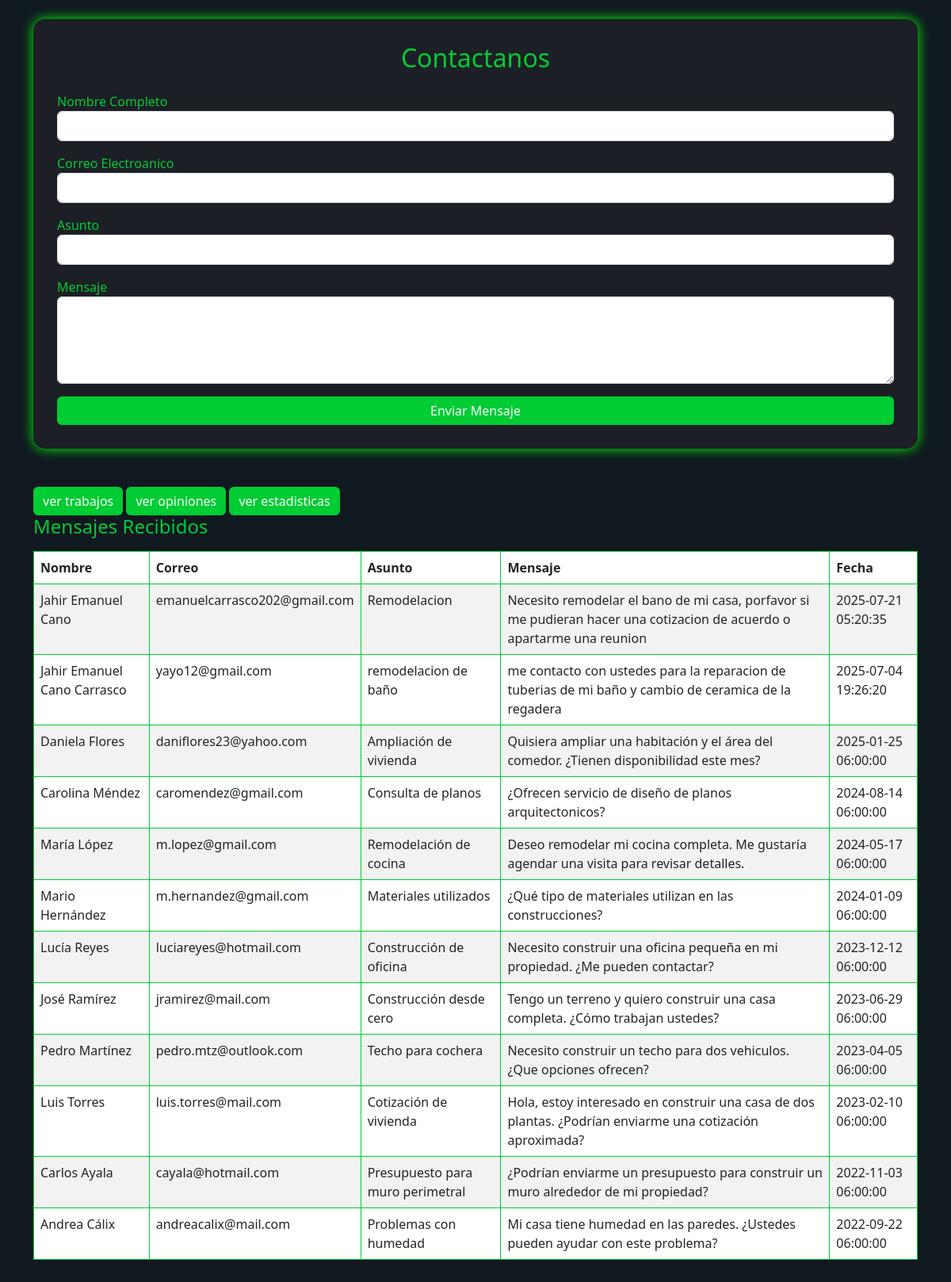
Page /carpetasOarchivosINNECESARIOS/contacto_obsoleto.php on the committed database.
### tables this page shows
CREATE TABLE `contactos` (
  `id` int(11) NOT NULL,
  `nombre` varchar(100) DEFAULT NULL,
  `correo` varchar(100) DEFAULT NULL,
  `asunto` varchar(150) DEFAULT NULL,
  `mensaje` text,
  `fecha` timestamp NOT NULL DEFAULT CURRENT_TIMESTAMP
);

### carpetasOarchivosINNECESARIOS/contacto_obsoleto.php (the view, shortened to what this page needs)
<?php
include("conexion.php");
$mensajes = $conexion->query("SELECT * FROM contactos ORDER BY fecha DESC");
?>
<!DOCTYPE html>
<html lang="es">
<head>
    <link href="https://cdn.jsdelivr.net/npm/bootstrap@5.3.0/dist/css/bootstrap.min.css" rel="stylesheet">
</head>
<body class="p-4">
    <div class="container">
        <div class="formulario mb-5">
            <h2 class="mb-4 text-center">Contactanos</h2>
            <form method="POST">
                <div class="mb-3">
                    <label>Nombre Completo</label>
                    <input type="text" name="nombre" class="form-control" required>
                </div>
                <div class="mb-3">
                    <label>Correo Electroanico</label>
                    <input type="email" name="correo" class="form-control" required>
                </div>
                <div class="mb-3">
                    <label>Asunto</label>
                    <input type="text" name="asunto" class="form-control" required>
                </div>
                <div class="mb-3">
                    <label>Mensaje</label>
                    <textarea name="mensaje" class="form-control" rows="4" required></textarea>
                </div>
                <button class="btn btn-success w-100">Enviar Mensaje</button>
            </form>
        </div>
        <div> <a href="trabajos.php" class="btn btn-success">ver trabajos</a>
            <a href="opiniones.php" class="btn btn-success">ver opiniones</a>
            <a href="Dashboard.html" class="btn btn-success">ver estadisticas</a>
        </div>
        <h4 class="mb-3">Mensajes Recibidos</h4>
        <table class="table table-bordered table-striped">
            <thead>
                <tr>
                    <th>Nombre</th>
                    <th>Correo</th>
                    <th>Asunto</th>
                    <th>Mensaje</th>
                    <th>Fecha</th>
                </tr>
            </thead>
            <tbody>
                <?php while ($row = $mensajes->fetch_assoc()): ?>
                    <tr>
                        <td><?= htmlspecialchars($row["nombre"]) ?></td>
                        <td><?= htmlspecialchars($row["correo"]) ?></td>
                        <td><?= htmlspecialchars($row["asunto"]) ?></td>
                        <td><?= htmlspecialchars($row["mensaje"]) ?></td>
                        <td><?= $row["fecha"] ?></td>
                    </tr>
                <?php endwhile; ?>
            </tbody>
        </table>
    </div>
</body>
</html>

### carpetasOarchivosINNECESARIOS/contacto_obsoleto.php (style rules this page uses)
body { background-color: #101820; color: #00cc33; }
.formulario { background-color: #1c1f26; padding: 30px; border-radius: 15px; box-shadow: 0 0 15px #0f0; }
.btn-success { background-color: #00cc33; border: none; }
h2, h4 { color: #00cc33; }
.table { background-color: #1c1f26; color: #fff; border-color: #00cc33; }

### rows in the picture
contactos: nombre "Jahir Emanuel Cano", correo "emanuelcarrasco202@gmail.com", asunto "Remodelacion", mensaje "Necesito remodelar el bano de mi casa, porfavor si me pudieran hacer una cotizacion de acuerdo o apartarme una reunion", fecha "2025-07-21 05:20:35"
contactos: nombre "Jahir Emanuel Cano Carrasco", correo "yayo12@gmail.com", asunto "remodelacion de baño", mensaje "me contacto con ustedes para la reparacion de tuberias de mi baño y cambio de ceramica de la regadera", fecha "2025-07-04 19:26:20"
contactos: nombre "Daniela Flores", correo "daniflores23@yahoo.com", asunto "Ampliación de vivienda", mensaje "Quisiera ampliar una habitación y el área del comedor. ¿Tienen disponibilidad este mes?", fecha "2025-01-25 06:00:00"
contactos: nombre "Carolina Méndez", correo "caromendez@gmail.com", asunto "Consulta de planos", mensaje "¿Ofrecen servicio de diseño de planos arquitectonicos?", fecha "2024-08-14 06:00:00"
contactos: nombre "María López", correo "m.lopez@gmail.com", asunto "Remodelación de cocina", mensaje "Deseo remodelar mi cocina completa. Me gustaría agendar una visita para revisar detalles.", fecha "2024-05-17 06:00:00"
contactos: nombre "Mario Hernández", correo "m.hernandez@gmail.com", asunto "Materiales utilizados", mensaje "¿Qué tipo de materiales utilizan en las construcciones?", fecha "2024-01-09 06:00:00"
contactos: nombre "Lucía Reyes", correo "luciareyes@hotmail.com", asunto "Construcción de oficina", mensaje "Necesito construir una oficina pequeña en mi propiedad. ¿Me pueden contactar?", fecha "2023-12-12 06:00:00"
contactos: nombre "José Ramírez", correo "jramirez@mail.com", asunto "Construcción desde cero", mensaje "Tengo un terreno y quiero construir una casa completa. ¿Cómo trabajan ustedes?", fecha "2023-06-29 06:00:00"
contactos: nombre "Pedro Martínez", correo "pedro.mtz@outlook.com", asunto "Techo para cochera", mensaje "Necesito construir un techo para dos vehiculos. ¿Que opciones ofrecen?", fecha "2023-04-05 06:00:00"
contactos: nombre "Luis Torres", correo "luis.torres@mail.com", asunto "Cotización de vivienda", mensaje "Hola, estoy interesado en construir una casa de dos plantas. ¿Podrían enviarme una cotización aproximada?", fecha "2023-02-10 06:00:00"
contactos: nombre "Carlos Ayala", correo "cayala@hotmail.com", asunto "Presupuesto para muro perimetral", mensaje "¿Podrían enviarme un presupuesto para construir un muro alrededor de mi propiedad?", fecha "2022-11-03 06:00:00"
contactos: nombre "Andrea Cálix", correo "andreacalix@mail.com", asunto "Problemas con humedad", mensaje "Mi casa tiene humedad en las paredes. ¿Ustedes pueden ayudar con este problema?", fecha "2022-09-22 06:00:00"
